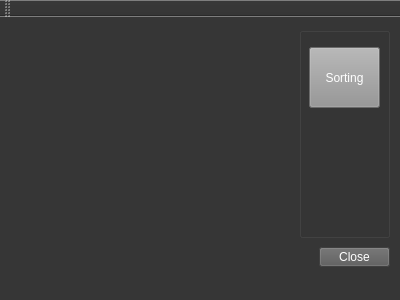
<?xml version="1.0" encoding="UTF-8"?>
<ui version="4.0">
 <class>Foster_MainPage</class>
 <widget class="QMainWindow" name="Foster_MainPage">
  <property name="geometry">
   <rect>
    <x>0</x>
    <y>0</y>
    <width>400</width>
    <height>300</height>
   </rect>
  </property>
  <property name="windowTitle">
   <string>Foster_MainPage</string>
  </property>
  <property name="styleSheet">
   <string notr="true">background-color: rgb(54, 54, 54);</string>
  </property>
  <widget class="QWidget" name="centralWidget">
   <widget class="QLabel" name="logo_image">
    <property name="geometry">
     <rect>
      <x>10</x>
      <y>10</y>
      <width>91</width>
      <height>91</height>
     </rect>
    </property>
    <property name="text">
     <string/>
    </property>
   </widget>
   <widget class="QGroupBox" name="groupBox">
    <property name="geometry">
     <rect>
      <x>299</x>
      <y>10</y>
      <width>91</width>
      <height>211</height>
     </rect>
    </property>
    <property name="title">
     <string/>
    </property>
    <widget class="QPushButton" name="sorting_tab">
     <property name="geometry">
      <rect>
       <x>10</x>
       <y>20</y>
       <width>71</width>
       <height>61</height>
      </rect>
     </property>
     <property name="styleSheet">
      <string notr="true">background-color: rgb(148, 148, 148);
font: 16pt &quot;Tw Cen MT Condensed Extra Bold&quot;;
color: white;
</string>
     </property>
     <property name="text">
      <string>Sorting</string>
     </property>
    </widget>
   </widget>
   <widget class="QPushButton" name="close_tab">
    <property name="geometry">
     <rect>
      <x>319</x>
      <y>230</y>
      <width>71</width>
      <height>20</height>
     </rect>
    </property>
    <property name="styleSheet">
     <string notr="true">background-color: rgb(89, 89, 89);
color: white;
font: 14pt &quot;Tw Cen MT Condensed&quot;;</string>
    </property>
    <property name="text">
     <string>Close</string>
    </property>
   </widget>
  </widget>
  <widget class="QMenuBar" name="menuBar">
   <property name="geometry">
    <rect>
     <x>0</x>
     <y>0</y>
     <width>400</width>
     <height>17</height>
    </rect>
   </property>
  </widget>
  <widget class="QToolBar" name="mainToolBar">
   <attribute name="toolBarArea">
    <enum>TopToolBarArea</enum>
   </attribute>
   <attribute name="toolBarBreak">
    <bool>false</bool>
   </attribute>
  </widget>
  <widget class="QStatusBar" name="statusBar"/>
 </widget>
 <layoutdefault spacing="6" margin="11"/>
 <resources/>
 <connections/>
</ui>
